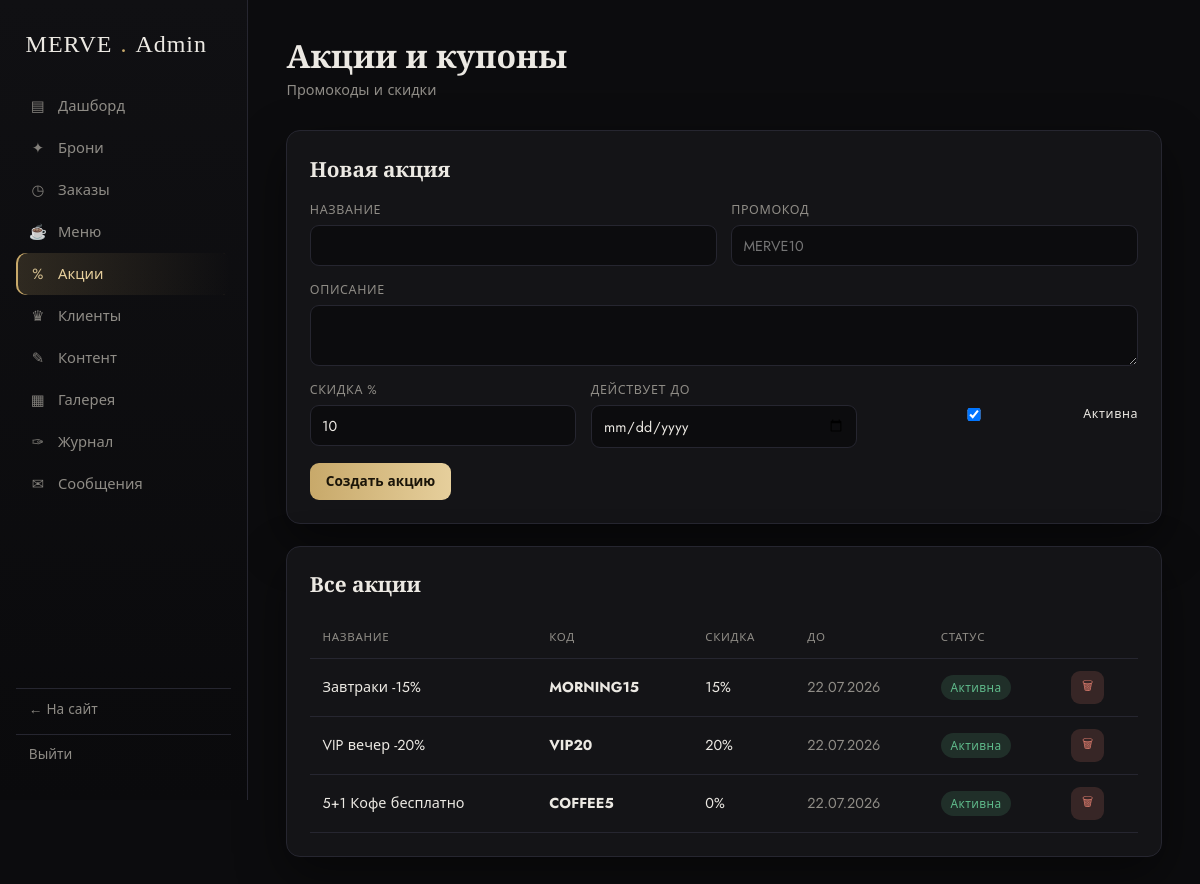
/admin/promotions (signed in), run on the app's committed database.
### app/models.py (models this page shows)
class Promotion(db.Model):
    __tablename__ = "promotions"
    id = db.Column(db.Integer, primary_key=True)
    title = db.Column(db.String(120), nullable=False)
    description = db.Column(db.Text, default="")
    code = db.Column(db.String(40), unique=True)
    discount_percent = db.Column(db.Integer, default=0)
    active = db.Column(db.Boolean, default=True)
    valid_until = db.Column(db.Date)
    created_at = db.Column(db.DateTime, default=datetime.utcnow)

### app/blueprints/admin.py (the view)
@admin_bp.route("/promotions")
def promotions():
    rows = Promotion.query.order_by(Promotion.created_at.desc()).all()
    return render_template("admin/promotions.html", rows=rows)

### app/blueprints/admin.py (called while the page is built)
@admin_bp.before_request
@login_required
def guard():
    if not current_user.is_admin:
        from flask import abort
        abort(403)

### app/models.py (called while the page is built)
@login_manager.user_loader
def load_user(user_id):
    return db.session.get(User, int(user_id))

    @property
    def is_admin(self) -> bool:
        return self.role == "admin"

### app/templates/admin/promotions.html (shortened to what this page needs)
{% extends "admin/base_admin.html" %}
{% block content %}
<div class="admin-head"><div><h1>Акции и купоны</h1><div class="sub">Промокоды и скидки</div></div></div>
<div class="panel">
  <h3>Новая акция</h3>
  <form method="post" action="{{ url_for('admin.promo_save') }}" class="form-grid">
    <div class="form-grid cols-2 full">
      <div class="fld"><label>Название</label><input type="text" name="title" required></div>
      <div class="fld"><label>Промокод</label><input type="text" name="code" placeholder="MERVE10"></div>
    </div>
    <div class="fld full"><label>Описание</label><textarea name="description" rows="2"></textarea></div>
    <div class="form-grid cols-3 full">
      <div class="fld"><label>Скидка %</label><input type="number" name="discount_percent" value="10"></div>
      <div class="fld"><label>Действует до</label><input type="date" name="valid_until"></div>
      <label class="fld check"><input type="checkbox" name="active" checked> <label>Активна</label></label>
    </div>
    <div class="full"><button class="btn btn-gold" type="submit">Создать акцию</button></div>
  </form>
</div>
<div class="panel">
  <h3>Все акции</h3>
  <table class="tbl">
    <thead><tr><th>Название</th><th>Код</th><th>Скидка</th><th>До</th><th>Статус</th><th></th></tr></thead>
    <tbody>
    {% for p in rows %}
      <tr>
        <td>{{ p.title }}</td>
        <td><b>{{ p.code or '—' }}</b></td>
        <td>{{ p.discount_percent }}%</td>
        <td class="muted">{{ p.valid_until.strftime('%d.%m.%Y') if p.valid_until else '∞' }}</td>
        <td>{% if p.active %}<span class="pill approved">Активна</span>{% else %}<span class="pill rejected">Выкл</span>{% endif %}</td>
        <td><form class="inline-form" method="post" action="{{ url_for('admin.promo_delete', pid=p.id) }}" onsubmit="return confirm('Удалить?')"><button class="btn btn-red btn-sm">🗑</button></form></td>
      </tr>
    {% else %}<tr><td colspan="6" class="muted">Акций нет</td></tr>{% endfor %}
    </tbody>
  </table>
</div>
{% endblock %}

### app/static/css/admin.css (style rules this page uses)
:root { --a-bg:#0c0c0e; --a-panel:#141417; --a-panel-2:#1b1b20; --a-line:#262630; --a-gold:#c8a96a; --a-gold-soft:#e6cf9c; --a-text:#ece9e3; --a-muted:#8f8c86; --a-green:#5fb98a; --a-red:#d97a6c; --a-blue:#7fa8d9; --a-amber:#d9b86c; --a-radius:14px; --a-shadow:0 18px 50px rgba(0,0,0,.45); }
* { box-sizing:border-box }
body.admin { margin:0;background:var(--a-bg);color:var(--a-text); font-family:"Jost",system-ui,sans-serif;font-size:15px;line-height:1.5; -webkit-font-smoothing:antialiased; }
h1,h2,h3,h4 { font-family:"Cormorant Garamond","Jost",serif;font-weight:600;margin:0 }
.admin-head { display:flex;justify-content:space-between;align-items:center;margin-bottom:1.8rem;gap:1rem;flex-wrap:wrap }
.admin-head h1 { font-size:2rem }
.admin-head .sub { color:var(--a-muted);font-size:.9rem }
.panel { background:var(--a-panel);border:1px solid var(--a-line);border-radius:var(--a-radius);padding:1.4rem;box-shadow:var(--a-shadow) }
.panel + .panel { margin-top:1.4rem }
.panel h3 { font-size:1.3rem;margin-bottom:1rem;display:flex;justify-content:space-between;align-items:center }
.tbl { width:100%;border-collapse:collapse;font-size:.9rem }
.tbl th,.tbl td { text-align:left;padding:.75rem .8rem;border-bottom:1px solid var(--a-line);vertical-align:middle }
.tbl th { color:var(--a-muted);font-weight:500;text-transform:uppercase;font-size:.72rem;letter-spacing:.06em }
.pill { display:inline-block;padding:.22rem .6rem;border-radius:999px;font-size:.74rem;letter-spacing:.04em }
.pill.approved,.pill.delivered { background:rgba(95,185,138,.16);color:var(--a-green) }
.btn { display:inline-flex;align-items:center;gap:.4rem;border:none;cursor:pointer;border-radius:9px; padding:.55rem 1rem;font-size:.85rem;font-family:inherit;transition:.2s;text-decoration:none }
.btn-gold { background:linear-gradient(90deg,var(--a-gold),var(--a-gold-soft));color:#1a1408;font-weight:600 }
.btn-red { background:rgba(217,122,108,.18);color:var(--a-red) }
.btn-sm { padding:.38rem .7rem;font-size:.78rem }
.inline-form { display:inline }
.form-grid { display:grid;gap:.9rem }
.form-grid.cols-2 { grid-template-columns:1fr 1fr }
.form-grid.cols-3 { grid-template-columns:repeat(3,1fr) }
.fld { display:flex;flex-direction:column;gap:.35rem }
.fld label { font-size:.78rem;color:var(--a-muted);text-transform:uppercase;letter-spacing:.05em }
.fld input,.fld select,.fld textarea { background:var(--a-bg);border:1px solid var(--a-line);border-radius:9px;color:var(--a-text); padding:.6rem .7rem;font-family:inherit;font-size:.9rem;width:100% }
.fld.check { flex-direction:row;align-items:center;gap:.5rem }
.fld.check label { text-transform:none;color:var(--a-text) }
.full { grid-column:1/-1 }
.muted { color:var(--a-muted) }

### data on the page
Promotion: title "Завтраки -15%", code "MORNING15", discount_percent "15", valid_until "22.07.2026", active "Активна"
Promotion: title "VIP вечер -20%", code "VIP20", discount_percent "20", valid_until "22.07.2026", active "Активна"
Promotion: title "5+1 Кофе бесплатно", code "COFFEE5", discount_percent "0", valid_until "22.07.2026", active "Активна"
